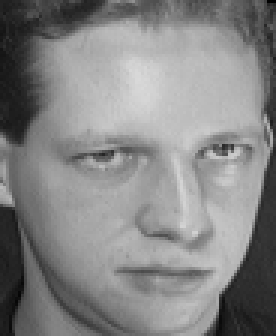
#> input picture eigenfaces/att_faces/orl_faces/s1/10.pgm, 92 x 112 px (shown 3 times larger); its folder holds only this picture in this run
$ jupyter execute --allow-errors eigenfaces.ipynb
#> lines starting #> are read from the running program, lines starting #| are printed output that depends on the picture; after the words box and inside, x2 and y2 are one past the last pixel; in counts of white or black regions, pixels touching at a corner belong together
[cell 1]
#Bibliothek

import matplotlib.pyplot as plt
import numpy as np
import os
import scipy.io
from PIL import Image  # Certifique-se de importar a classe Image

[cell 2]
#LISTA 10 de cada pessoa
# Configuração dos parâmetros de plotagem
plt.rcParams['figure.figsize'] = [20, 15]  # Ajuste conforme necessário
plt.rcParams.update({'font.size': 10})

# Diretório das imagens
base_dir = './att_faces/orl_faces/'

# Obter as pastas de cada pessoa
person_folders = sorted([f for f in os.listdir(base_dir) if os.path.isdir(os.path.join(base_dir, f))])

# Definir o tamanho da imagem e a grade
num_people = len(person_folders)
image_size = (112, 92)  # As dimensões padrão das imagens do AT&T Faces Dataset

# Definir o número de imagens por linha
images_per_row = 10
num_rows = (num_people + images_per_row - 1) // images_per_row  # Calcula o número de linhas necessárias

# Inicializar a matriz para armazenar as imagens
allPersons = np.zeros((num_rows * image_size[0], images_per_row * image_size[1]), dtype=np.uint8)

for idx, person_folder in enumerate(person_folders):
    # Caminho para a pasta da pessoa
    person_path = os.path.join(base_dir, person_folder)

    # Obter a lista de imagens
    images = sorted([f for f in os.listdir(person_path) if f.endswith('.pgm')])

    if images:
        img_path = os.path.join(person_path, images[0])
        img = Image.open(img_path).convert('L')  # Converte a imagem para escala de cinza
#> img is the input picture: PIL image 92x112 L; min 1, max 217, mean 132.8
        img_array = np.array(img)

        # Verificar dimensões da imagem
        if img_array.shape != image_size:
            raise ValueError(f"A imagem {img_path} tem dimensões {img_array.shape}, esperado {image_size}")

        # Calcular posição na matriz
        row = idx // images_per_row
        col = idx % images_per_row
        start_row = row * image_size[0]
        end_row = (row + 1) * image_size[0]
        start_col = col * image_size[1]
        end_col = (col + 1) * image_size[1]

        # Colocar a imagem na matriz final
        allPersons[start_row:end_row, start_col:end_col] = img_array
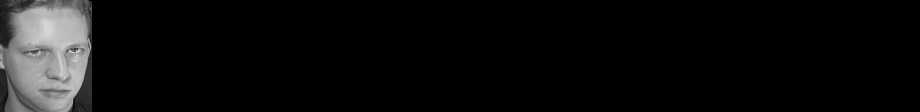
#> allPersons: shape (112, 920); min 0, max 217, mean 13.3
#> pass 2 of the loop `for idx, person_folder in enumerate(person_folders):`:
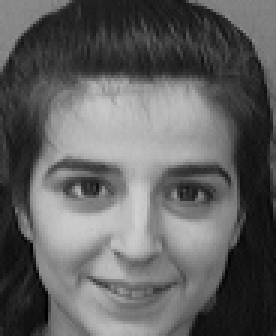
#> input picture eigenfaces/att_faces/orl_faces/s10/2.pgm, 92 x 112 px (shown 3 times larger)
#> img is the input picture: PIL image 92x112 L; min 0, max 208, mean 97.1
#> `allPersons[start_row:end_row, start_col:end_col] = img_array`:
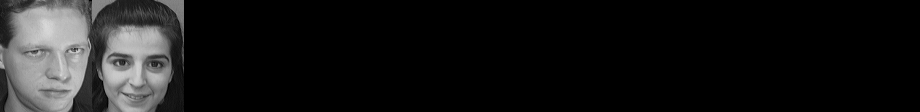
#> allPersons: shape (112, 920); 10% of pixels changed, all inside (x1, y1, x2, y2) = (92, 0, 184, 112)

# Verificar o intervalo de valores da matriz
print(f"Min valor: {np.min(allPersons)}, Max valor: {np.max(allPersons)}")
#| Min valor: 0, Max valor: 217

# Plotar a imagem
plt.imshow(allPersons, cmap='gray', vmin=0, vmax=255)
plt.axis('off')
plt.show()

[cell 3]
#PLOTA TODAS AS IMAGENS

# Configuração dos parâmetros de plotagem
plt.rcParams['figure.figsize'] = [20, 15]  # Ajuste conforme necessário
plt.rcParams.update({'font.size': 10})

# Diretório das imagens
base_dir = './att_faces/orl_faces/'

# Obter as pastas de cada pessoa
person_folders = sorted([f for f in os.listdir(base_dir) if os.path.isdir(os.path.join(base_dir, f))])

# Definir o tamanho da imagem e a grade
image_size = (112, 92)  # As dimensões padrão das imagens do AT&T Faces Dataset
images_per_row = 30  # Número de imagens por linha

# Inicializar a lista para armazenar as imagens
image_list = []

for person_folder in person_folders:
    # Caminho para a pasta da pessoa
    person_path = os.path.join(base_dir, person_folder)

    # Obter a lista de imagens
    images = sorted([f for f in os.listdir(person_path) if f.endswith('.pgm')])

    # Adicionar as imagens à lista
    for image_name in images[:10]:  # Pega as 10 primeiras imagens de cada pessoa
        img_path = os.path.join(person_path, image_name)
        img = Image.open(img_path).convert('L')  # Converte a imagem para escala de cinza
        img_array = np.array(img)

        # Verificar dimensões da imagem
        if img_array.shape != image_size:
            raise ValueError(f"A imagem {img_path} tem dimensões {img_array.shape}, esperado {image_size}")

        image_list.append(img_array)
#> pass 2 of the loop `for person_folder in person_folders:`:

# Calcular o número total de imagens
num_images = len(image_list)
#> num_images = 2
num_rows = (num_images + images_per_row - 1) // images_per_row  # Calcula o número de linhas necessárias
#> num_rows = 1

# Inicializar a matriz para armazenar todas as imagens
allImages = np.zeros((num_rows * image_size[0], images_per_row * image_size[1]), dtype=np.uint8)

for idx, img_array in enumerate(image_list):
    row = idx // images_per_row
    col = idx % images_per_row
    start_row = row * image_size[0]
    end_row = (row + 1) * image_size[0]
    start_col = col * image_size[1]
    end_col = (col + 1) * image_size[1]

    # Colocar a imagem na matriz final
    allImages[start_row:end_row, start_col:end_col] = img_array
#> this loop made 2 passes
#> (row, col, start_row, end_row, start_col, end_col) on passes 1 to 2: (0, 0, 0, 112, 0, 92), (0, 1, 0, 112, 92, 184)
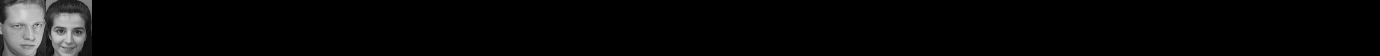
#> allImages: shape (112, 2760) (shown at 1/2 size); min 0, max 217, mean 7.7

# Verificar o intervalo de valores da matriz
print(f"Min valor: {np.min(allImages)}, Max valor: {np.max(allImages)}")
#| Min valor: 0, Max valor: 217

# Plotar a imagem
plt.imshow(allImages, cmap='gray', vmin=0, vmax=255)
plt.axis('off')
plt.show()

[cell 4]
#CONSTRUIR EIGENFACES BASE FOR ALL IMAGES

# X = U SOMATORIO V ^T

# Carregar o arquivo .mat
mat_file_path = os.path.join('..', 'att_faces', 'orl_faces', 's')
#> (the rest of this cell did not finish here and is left out)

import os
import scipy.io

base_path = './att_faces/orl_faces/'
for folder in os.listdir(base_path):
    folder_path = os.path.join(base_path, folder)
    if os.path.isdir(folder_path):
        for filename in os.listdir(folder_path):
            if filename.endswith('.mat'):
                mat_file_path = os.path.join(folder_path, filename)
                mat_contents = scipy.io.loadmat(mat_file_path)
                # Aqui você pode chamar a função des

[cell 5]
import os
import scipy.io

base_path = './att_faces/orl_faces/'
for folder in os.listdir(base_path):
    folder_path = os.path.join(base_path, folder)
    if os.path.isdir(folder_path):
        for filename in os.listdir(folder_path):
            if filename.endswith('.mat'):
                mat_file_path = os.path.join(folder_path, filename)
                mat_contents = scipy.io.loadmat(mat_file_path)
#> pass 2 of the loop `for folder in os.listdir(base_path):`:
